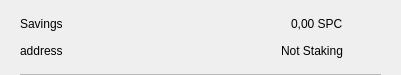
<?xml version="1.0" encoding="UTF-8"?>
<ui version="4.0">
 <class>CSRow</class>
 <widget class="QWidget" name="CSRow">
  <property name="geometry">
   <rect>
    <x>0</x>
    <y>0</y>
    <width>401</width>
    <height>75</height>
   </rect>
  </property>
  <property name="windowTitle">
   <string>Form</string>
  </property>
  <layout class="QVBoxLayout" name="verticalLayout">
   <property name="spacing">
    <number>0</number>
   </property>
   <property name="leftMargin">
    <number>20</number>
   </property>
   <property name="topMargin">
    <number>10</number>
   </property>
   <property name="rightMargin">
    <number>20</number>
   </property>
   <property name="bottomMargin">
    <number>0</number>
   </property>
   <item>
    <widget class="QWidget" name="info" native="true">
     <property name="minimumSize">
      <size>
       <width>0</width>
       <height>0</height>
      </size>
     </property>
     <layout class="QHBoxLayout" name="horizontalLayout_3">
      <property name="leftMargin">
       <number>0</number>
      </property>
      <property name="topMargin">
       <number>0</number>
      </property>
      <property name="rightMargin">
       <number>0</number>
      </property>
      <property name="bottomMargin">
       <number>10</number>
      </property>
      <item>
       <widget class="QWidget" name="container" native="true">
        <property name="minimumSize">
         <size>
          <width>0</width>
          <height>0</height>
         </size>
        </property>
        <layout class="QVBoxLayout" name="verticalLayout_2">
         <property name="spacing">
          <number>0</number>
         </property>
         <property name="leftMargin">
          <number>0</number>
         </property>
         <property name="topMargin">
          <number>0</number>
         </property>
         <property name="rightMargin">
          <number>0</number>
         </property>
         <property name="bottomMargin">
          <number>0</number>
         </property>
         <item>
          <layout class="QHBoxLayout" name="horizontalLayout">
           <item>
            <widget class="QLabel" name="labelName">
             <property name="text">
              <string>Savings</string>
             </property>
            </widget>
           </item>
           <item>
            <spacer name="horizontalSpacer">
             <property name="orientation">
              <enum>Qt::Horizontal</enum>
             </property>
             <property name="sizeHint" stdset="0">
              <size>
               <width>40</width>
               <height>20</height>
              </size>
             </property>
            </spacer>
           </item>
           <item>
            <widget class="QLabel" name="labelAmount">
             <property name="text">
              <string>0,00 SPC</string>
             </property>
            </widget>
           </item>
          </layout>
         </item>
         <item>
          <layout class="QHBoxLayout" name="horizontalLayout_2">
           <item>
            <widget class="QLabel" name="labelAddress">
             <property name="text">
              <string>address</string>
             </property>
            </widget>
           </item>
           <item>
            <spacer name="horizontalSpacer_2">
             <property name="orientation">
              <enum>Qt::Horizontal</enum>
             </property>
             <property name="sizeHint" stdset="0">
              <size>
               <width>40</width>
               <height>20</height>
              </size>
             </property>
            </spacer>
           </item>
           <item>
            <widget class="QLabel" name="labelStaking">
             <property name="text">
              <string>Not Staking</string>
             </property>
            </widget>
           </item>
          </layout>
         </item>
        </layout>
       </widget>
      </item>
      <item alignment="Qt::AlignHCenter|Qt::AlignVCenter">
       <widget class="QPushButton" name="pushButtonMenu">
        <property name="minimumSize">
         <size>
          <width>24</width>
          <height>24</height>
         </size>
        </property>
        <property name="maximumSize">
         <size>
          <width>32</width>
          <height>32</height>
         </size>
        </property>
        <property name="focusPolicy">
         <enum>Qt::NoFocus</enum>
        </property>
        <property name="styleSheet">
         <string notr="true">border:none; background-color:transparent;</string>
        </property>
        <property name="text">
         <string/>
        </property>
        <property name="icon">
         <iconset>
          <normaloff>://ic-menu-hover</normaloff>://ic-menu-hover</iconset>
        </property>
        <property name="iconSize">
         <size>
          <width>24</width>
          <height>24</height>
         </size>
        </property>
       </widget>
      </item>
     </layout>
    </widget>
   </item>
   <item>
    <widget class="QLabel" name="lblDivisory">
     <property name="minimumSize">
      <size>
       <width>0</width>
       <height>1</height>
      </size>
     </property>
     <property name="maximumSize">
      <size>
       <width>16777215</width>
       <height>1</height>
      </size>
     </property>
     <property name="styleSheet">
      <string notr="true">background-color:#bababa;</string>
     </property>
     <property name="text">
      <string/>
     </property>
     <property name="alignment">
      <set>Qt::AlignBottom|Qt::AlignLeading|Qt::AlignLeft</set>
     </property>
    </widget>
   </item>
  </layout>
 </widget>
 <resources/>
 <connections/>
</ui>
